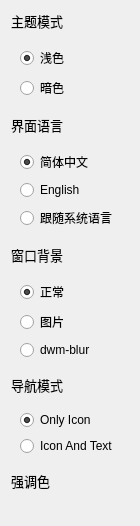
          <widget class="QWidget" name="scrollAreaWidgetContents">
           <property name="geometry">
            <rect>
             <x>0</x>
             <y>0</y>
             <width>140</width>
             <height>500</height>
            </rect>
           </property>
           <property name="autoFillBackground">
            <bool>true</bool>
           </property>
           <layout class="QGridLayout" name="gridLayout_29">
            <item row="0" column="0">
             <widget class="QLabel" name="label_20">
              <property name="sizePolicy">
               <sizepolicy hsizetype="Preferred" vsizetype="Fixed">
                <horstretch>0</horstretch>
                <verstretch>0</verstretch>
               </sizepolicy>
              </property>
              <property name="font">
               <font>
                <family>微软雅黑</family>
                <pointsize>10</pointsize>
                <bold>false</bold>
                <stylestrategy>PreferAntialias</stylestrategy>
               </font>
              </property>
              <property name="text">
               <string>主题模式</string>
              </property>
             </widget>
            </item>
            <item row="2" column="0">
             <widget class="QLabel" name="labelUiLanguage">
              <property name="sizePolicy">
               <sizepolicy hsizetype="Preferred" vsizetype="Fixed">
                <horstretch>0</horstretch>
                <verstretch>0</verstretch>
               </sizepolicy>
              </property>
              <property name="font">
               <font>
                <family>微软雅黑</family>
                <pointsize>10</pointsize>
                <bold>false</bold>
                <stylestrategy>PreferAntialias</stylestrategy>
               </font>
              </property>
              <property name="text">
               <string>界面语言</string>
              </property>
             </widget>
            </item>
            <item row="3" column="0" colspan="2">
             <widget class="QWidget" name="widgetUiLanguage" native="true">
              <layout class="QGridLayout" name="gridLayoutUiLanguage">
               <item row="0" column="0">
                <widget class="QRadioButton" name="rBLangZh_CN">
                 <property name="text">
                  <string>简体中文</string>
                 </property>
                 <property name="checked">
                  <bool>true</bool>
                 </property>
                </widget>
               </item>
               <item row="1" column="0">
                <widget class="QRadioButton" name="rBLangEn_US">
                 <property name="text">
                  <string>English</string>
                 </property>
                </widget>
               </item>
               <item row="2" column="0">
                <widget class="QRadioButton" name="rBLangSystem">
                 <property name="text">
                  <string>跟随系统语言</string>
                 </property>
                </widget>
               </item>
              </layout>
             </widget>
            </item>
            <item row="4" column="0" colspan="2">
             <layout class="QVBoxLayout" name="verticalLayout_2">
              <item>
               <widget class="QLabel" name="label_21">
                <property name="sizePolicy">
                 <sizepolicy hsizetype="Preferred" vsizetype="Fixed">
                  <horstretch>0</horstretch>
                  <verstretch>0</verstretch>
                 </sizepolicy>
                </property>
                <property name="font">
                 <font>
                  <family>微软雅黑</family>
                  <pointsize>10</pointsize>
                  <bold>false</bold>
                  <stylestrategy>PreferAntialias</stylestrategy>
                 </font>
                </property>
                <property name="text">
                 <string>窗口背景</string>
                </property>
               </widget>
              </item>
              <item>
               <widget class="QWidget" name="widgetWidgetMode" native="true">
                <layout class="QGridLayout" name="gridLayout_27">
                 <item row="0" column="0">
                  <widget class="QRadioButton" name="rBWidgtModeNormal">
                   <property name="text">
                    <string>正常</string>
                   </property>
                   <property name="checked">
                    <bool>true</bool>
                   </property>
                  </widget>
                 </item>
                 <item row="1" column="0">
                  <widget class="QRadioButton" name="rBWidgetModePixmap">
                   <property name="text">
                    <string>图片</string>
                   </property>
                  </widget>
                 </item>
                 <item row="2" column="0">
                  <widget class="QRadioButton" name="rBWidgetModeDwmBlur">
                   <property name="text">
                    <string>dwm-blur</string>
                   </property>
                  </widget>
                 </item>
                </layout>
               </widget>
              </item>
             </layout>
            </item>
            <item row="5" column="0" colspan="2">
             <layout class="QVBoxLayout" name="verticalLayout_3">
              <item>
               <widget class="QLabel" name="label_22">
                <property name="sizePolicy">
                 <sizepolicy hsizetype="Preferred" vsizetype="Fixed">
                  <horstretch>0</horstretch>
                  <verstretch>0</verstretch>
                 </sizepolicy>
                </property>
                <property name="font">
                 <font>
                  <family>微软雅黑</family>
                  <pointsize>10</pointsize>
                  <bold>false</bold>
                  <stylestrategy>PreferAntialias</stylestrategy>
                 </font>
                </property>
                <property name="text">
                 <string>导航模式</string>
                </property>
               </widget>
              </item>
              <item>
               <widget class="QWidget" name="widgetNavMode" native="true">
                <layout class="QGridLayout" name="gridLayout_28">
                 <item row="1" column="0">
                  <widget class="QRadioButton" name="rBIconAndText">
                   <property name="text">
                    <string>Icon And Text</string>
                   </property>
                  </widget>
                 </item>
                 <item row="0" column="0">
                  <widget class="QRadioButton" name="rBOnlyIcon">
                   <property name="text">
                    <string>Only Icon</string>
                   </property>
                   <property name="checked">
                    <bool>true</bool>
                   </property>
                  </widget>
                 </item>
                </layout>
               </widget>
              </item>
             </layout>
            </item>
            <item row="6" column="0" colspan="2">
             <layout class="QVBoxLayout" name="verticalLayout">
              <item>
               <widget class="QLabel" name="label_19">
                <property name="sizePolicy">
                 <sizepolicy hsizetype="Preferred" vsizetype="Fixed">
                  <horstretch>0</horstretch>
                  <verstretch>0</verstretch>
                 </sizepolicy>
                </property>
                <property name="font">
                 <font>
                  <family>微软雅黑</family>
                  <pointsize>10</pointsize>
                  <bold>false</bold>
                  <stylestrategy>PreferAntialias</stylestrategy>
                 </font>
                </property>
                <property name="text">
                 <string>强调色</string>
                </property>
               </widget>
              </item>
              <item>
               <widget class="QWidget" name="widgetAccentColor" native="true">
                <layout class="QGridLayout" name="gridLayout_17"/>
               </widget>
              </item>
             </layout>
            </item>
            <item row="7" column="1">
             <spacer name="verticalSpacer">
              <property name="orientation">
               <enum>Qt::Vertical</enum>
              </property>
              <property name="sizeHint" stdset="0">
               <size>
                <width>20</width>
                <height>40</height>
               </size>
              </property>
             </spacer>
            </item>
            <item row="1" column="0" colspan="2">
             <widget class="QWidget" name="widgetColorSheme" native="true">
              <layout class="QGridLayout" name="gridLayout_24">
               <item row="0" column="0">
                <widget class="QRadioButton" name="rBLightTheme">
                 <property name="text">
                  <string>浅色</string>
                 </property>
                 <property name="checked">
                  <bool>true</bool>
                 </property>
                </widget>
               </item>
               <item row="1" column="0">
                <widget class="QRadioButton" name="rBDarkTheme">
                 <property name="text">
                  <string>暗色</string>
                 </property>
                </widget>
               </item>
              </layout>
             </widget>
            </item>
           </layout>
          </widget>
